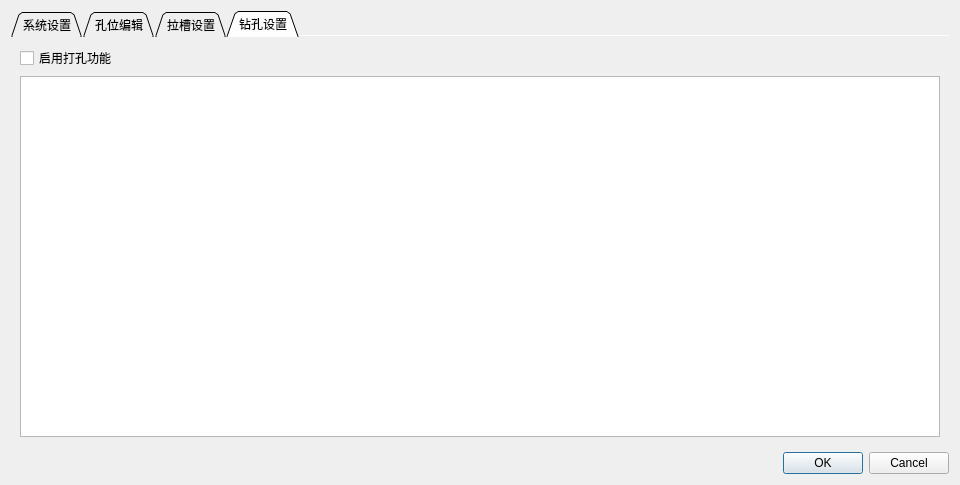
<?xml version="1.0" encoding="UTF-8"?>
<ui version="4.0">
 <class>DialogSystemSettings</class>
 <widget class="QDialog" name="DialogSystemSettings">
  <property name="geometry">
   <rect>
    <x>0</x>
    <y>0</y>
    <width>960</width>
    <height>485</height>
   </rect>
  </property>
  <property name="windowTitle">
   <string>系统设置</string>
  </property>
  <layout class="QGridLayout" name="gridLayout_7">
   <item row="1" column="0">
    <layout class="QHBoxLayout" name="horizontalLayout">
     <item>
      <spacer name="horizontalSpacer_2">
       <property name="orientation">
        <enum>Qt::Horizontal</enum>
       </property>
       <property name="sizeHint" stdset="0">
        <size>
         <width>40</width>
         <height>20</height>
        </size>
       </property>
      </spacer>
     </item>
     <item>
      <widget class="QPushButton" name="pushButtonOK">
       <property name="text">
        <string>OK</string>
       </property>
      </widget>
     </item>
     <item>
      <widget class="QPushButton" name="pushButtonCancel">
       <property name="text">
        <string>Cancel</string>
       </property>
      </widget>
     </item>
    </layout>
   </item>
   <item row="0" column="0">
    <widget class="QTabWidget" name="tabWidgetHoleEditor">
     <property name="tabPosition">
      <enum>QTabWidget::North</enum>
     </property>
     <property name="tabShape">
      <enum>QTabWidget::Triangular</enum>
     </property>
     <property name="currentIndex">
      <number>3</number>
     </property>
     <property name="iconSize">
      <size>
       <width>24</width>
       <height>24</height>
      </size>
     </property>
     <property name="elideMode">
      <enum>Qt::ElideNone</enum>
     </property>
     <property name="documentMode">
      <bool>true</bool>
     </property>
     <property name="tabsClosable">
      <bool>false</bool>
     </property>
     <property name="tabBarAutoHide">
      <bool>false</bool>
     </property>
     <widget class="QWidget" name="tabSystemSettings">
      <attribute name="title">
       <string>系统设置</string>
      </attribute>
      <layout class="QGridLayout" name="gridLayout">
       <item row="0" column="0">
        <layout class="QHBoxLayout" name="horizontalLayout_6">
         <item>
          <widget class="QGroupBox" name="groupBoxSplitMaterialsList">
           <property name="title">
            <string>料单分割</string>
           </property>
           <layout class="QHBoxLayout" name="horizontalLayout_7">
            <item>
             <widget class="QCheckBox" name="checkBoxSplitByType">
              <property name="text">
               <string>按材料类型分割</string>
              </property>
             </widget>
            </item>
            <item>
             <widget class="QCheckBox" name="checkBoxSplitByThickness">
              <property name="text">
               <string>按材料厚度分割</string>
              </property>
             </widget>
            </item>
           </layout>
          </widget>
         </item>
         <item>
          <widget class="QGroupBox" name="groupBoxMaxSolutionNum">
           <property name="title">
            <string>最多方案个数</string>
           </property>
           <layout class="QVBoxLayout" name="verticalLayout_2">
            <item>
             <widget class="QComboBox" name="comboBoxMaxSolutionNum"/>
            </item>
           </layout>
          </widget>
         </item>
         <item>
          <widget class="QGroupBox" name="groupBox">
           <property name="title">
            <string>板件尺寸合法性</string>
           </property>
           <layout class="QGridLayout" name="gridLayout_4">
            <item row="0" column="0">
             <widget class="QPushButton" name="pushButtonBoardsSizeTest">
              <property name="text">
               <string>开始检查</string>
              </property>
             </widget>
            </item>
           </layout>
          </widget>
         </item>
        </layout>
       </item>
       <item row="1" column="0">
        <layout class="QHBoxLayout" name="horizontalLayout_5">
         <item>
          <widget class="QGroupBox" name="groupBoxCuttingParameters">
           <property name="title">
            <string>切割参数</string>
           </property>
           <layout class="QGridLayout" name="gridLayout_2">
            <item row="0" column="0">
             <widget class="QLabel" name="labelMaterialWidth">
              <property name="text">
               <string>材料宽度:</string>
              </property>
             </widget>
            </item>
            <item row="0" column="2">
             <widget class="QLineEdit" name="lineEditMaterialWidth">
              <property name="alignment">
               <set>Qt::AlignCenter</set>
              </property>
             </widget>
            </item>
            <item row="2" column="2">
             <widget class="QLineEdit" name="lineEditMaterialTrimming">
              <property name="alignment">
               <set>Qt::AlignCenter</set>
              </property>
             </widget>
            </item>
            <item row="3" column="0">
             <widget class="QLabel" name="labelBoardSpacing">
              <property name="text">
               <string>板件间距:</string>
              </property>
             </widget>
            </item>
            <item row="3" column="2">
             <widget class="QLineEdit" name="lineEditBoardSpacing">
              <property name="alignment">
               <set>Qt::AlignCenter</set>
              </property>
             </widget>
            </item>
            <item row="5" column="2">
             <widget class="QLineEdit" name="lineEditKnifeDiameter">
              <property name="alignment">
               <set>Qt::AlignCenter</set>
              </property>
             </widget>
            </item>
            <item row="5" column="0">
             <widget class="QLabel" name="labelKnifeDiameter">
              <property name="text">
               <string>刀具直径:</string>
              </property>
             </widget>
            </item>
            <item row="4" column="0">
             <widget class="QLabel" name="labelCuttingDepth">
              <property name="text">
               <string>切割深度:</string>
              </property>
             </widget>
            </item>
            <item row="2" column="0" colspan="2">
             <widget class="QLabel" name="labelMaterialTrimming">
              <property name="text">
               <string>材料修边:</string>
              </property>
             </widget>
            </item>
            <item row="1" column="2">
             <widget class="QLineEdit" name="lineEditMaterialHeight">
              <property name="alignment">
               <set>Qt::AlignCenter</set>
              </property>
             </widget>
            </item>
            <item row="1" column="0">
             <widget class="QLabel" name="labelMaterialHeight">
              <property name="text">
               <string>材料高度:</string>
              </property>
             </widget>
            </item>
            <item row="4" column="2">
             <widget class="QLineEdit" name="lineEditCuttingDepth">
              <property name="alignment">
               <set>Qt::AlignCenter</set>
              </property>
             </widget>
            </item>
           </layout>
          </widget>
         </item>
         <item>
          <widget class="QGroupBox" name="groupBoxMachineParameters">
           <property name="title">
            <string>机器参数</string>
           </property>
           <layout class="QGridLayout" name="gridLayout_3">
            <item row="0" column="0">
             <widget class="QLabel" name="label">
              <property name="text">
               <string>下刀速度:</string>
              </property>
             </widget>
            </item>
            <item row="0" column="1">
             <widget class="QLineEdit" name="lineEditCuttingSpeed">
              <property name="alignment">
               <set>Qt::AlignCenter</set>
              </property>
             </widget>
            </item>
            <item row="1" column="0">
             <widget class="QLabel" name="labelProcessingSpeed">
              <property name="text">
               <string>加工速度:</string>
              </property>
             </widget>
            </item>
            <item row="1" column="1">
             <widget class="QLineEdit" name="lineEditProcessingSpeed">
              <property name="alignment">
               <set>Qt::AlignCenter</set>
              </property>
             </widget>
            </item>
            <item row="2" column="0">
             <widget class="QLabel" name="labelTerminalVelocity">
              <property name="text">
               <string>收尾速度:</string>
              </property>
             </widget>
            </item>
            <item row="2" column="1">
             <widget class="QLineEdit" name="lineEditTerminalVelocity">
              <property name="alignment">
               <set>Qt::AlignCenter</set>
              </property>
             </widget>
            </item>
            <item row="3" column="0">
             <widget class="QLabel" name="labelSafetyHeight">
              <property name="text">
               <string>安全高度:</string>
              </property>
             </widget>
            </item>
            <item row="3" column="1">
             <widget class="QLineEdit" name="lineEditSafetyHeight">
              <property name="alignment">
               <set>Qt::AlignCenter</set>
              </property>
             </widget>
            </item>
            <item row="4" column="0">
             <widget class="QLabel" name="labelObliqueDistance">
              <property name="text">
               <string>斜向距离:</string>
              </property>
             </widget>
            </item>
            <item row="4" column="1">
             <widget class="QLineEdit" name="lineEditObliqueDistance">
              <property name="alignment">
               <set>Qt::AlignCenter</set>
              </property>
             </widget>
            </item>
           </layout>
          </widget>
         </item>
         <item>
          <widget class="QGroupBox" name="groupBoxKnifeChangeMode">
           <property name="title">
            <string>换刀模式</string>
           </property>
           <layout class="QGridLayout" name="gridLayout_11">
            <item row="0" column="0">
             <widget class="QTextEdit" name="textEditKnifeChangeMode"/>
            </item>
           </layout>
          </widget>
         </item>
         <item>
          <widget class="QGroupBox" name="groupBoxNCParameters">
           <property name="title">
            <string>NC参数</string>
           </property>
           <layout class="QGridLayout" name="gridLayout_5">
            <item row="0" column="2">
             <widget class="QLabel" name="labelNCFileHeader">
              <property name="text">
               <string>文件头:</string>
              </property>
             </widget>
            </item>
            <item row="0" column="3">
             <widget class="QTextEdit" name="textEditNCFileHeader"/>
            </item>
            <item row="2" column="3">
             <widget class="QTextEdit" name="textEditNCFileTail"/>
            </item>
            <item row="2" column="2">
             <widget class="QLabel" name="labelNCFileTail">
              <property name="text">
               <string>文件尾:</string>
              </property>
             </widget>
            </item>
           </layout>
          </widget>
         </item>
        </layout>
       </item>
      </layout>
     </widget>
     <widget class="QWidget" name="tabHoleSettings">
      <attribute name="title">
       <string>孔位编辑</string>
      </attribute>
      <layout class="QGridLayout" name="gridLayout_10">
       <item row="0" column="0">
        <widget class="HoleEditorTableWidget" name="tableWidget"/>
       </item>
      </layout>
     </widget>
     <widget class="QWidget" name="tabSlotSettings">
      <attribute name="title">
       <string>拉槽设置</string>
      </attribute>
      <layout class="QGridLayout" name="gridLayout_9">
       <item row="0" column="0">
        <widget class="QGroupBox" name="groupBoxOthers">
         <property name="enabled">
          <bool>true</bool>
         </property>
         <property name="title">
          <string>刀具选择</string>
         </property>
         <layout class="QVBoxLayout" name="verticalLayout">
          <item>
           <widget class="QRadioButton" name="radioButtonT1">
            <property name="text">
             <string>T1</string>
            </property>
           </widget>
          </item>
          <item>
           <widget class="QRadioButton" name="radioButtonT3">
            <property name="text">
             <string>T2</string>
            </property>
           </widget>
          </item>
          <item>
           <widget class="QRadioButton" name="radioButtonT2">
            <property name="text">
             <string>T3</string>
            </property>
           </widget>
          </item>
         </layout>
        </widget>
       </item>
      </layout>
     </widget>
     <widget class="QWidget" name="tabDrillsSettings">
      <attribute name="title">
       <string>钻孔设置</string>
      </attribute>
      <layout class="QGridLayout" name="gridLayout_8">
       <item row="0" column="0">
        <widget class="QCheckBox" name="checkBoxUseDrills">
         <property name="text">
          <string>启用打孔功能</string>
         </property>
        </widget>
       </item>
       <item row="1" column="0">
        <widget class="DrillEditorTableWidget" name="tableWidgetDrills"/>
       </item>
      </layout>
     </widget>
    </widget>
   </item>
  </layout>
 </widget>
 <customwidgets>
  <customwidget>
   <class>HoleEditorTableWidget</class>
   <extends>QTableWidget</extends>
   <header>HoleEditorTableWidget.h</header>
  </customwidget>
  <customwidget>
   <class>DrillEditorTableWidget</class>
   <extends>QTableWidget</extends>
   <header>DrillEditorTableWidget.h</header>
  </customwidget>
 </customwidgets>
 <resources/>
 <connections/>
</ui>
